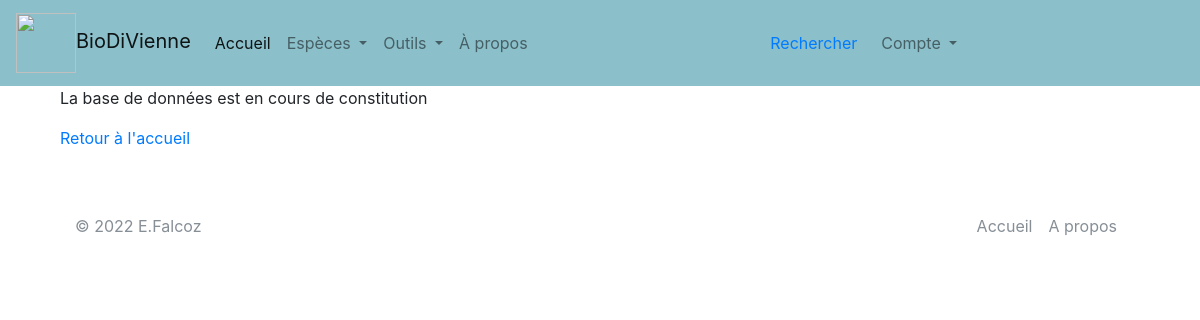
The page /espece/1 on the database as committed earlier.
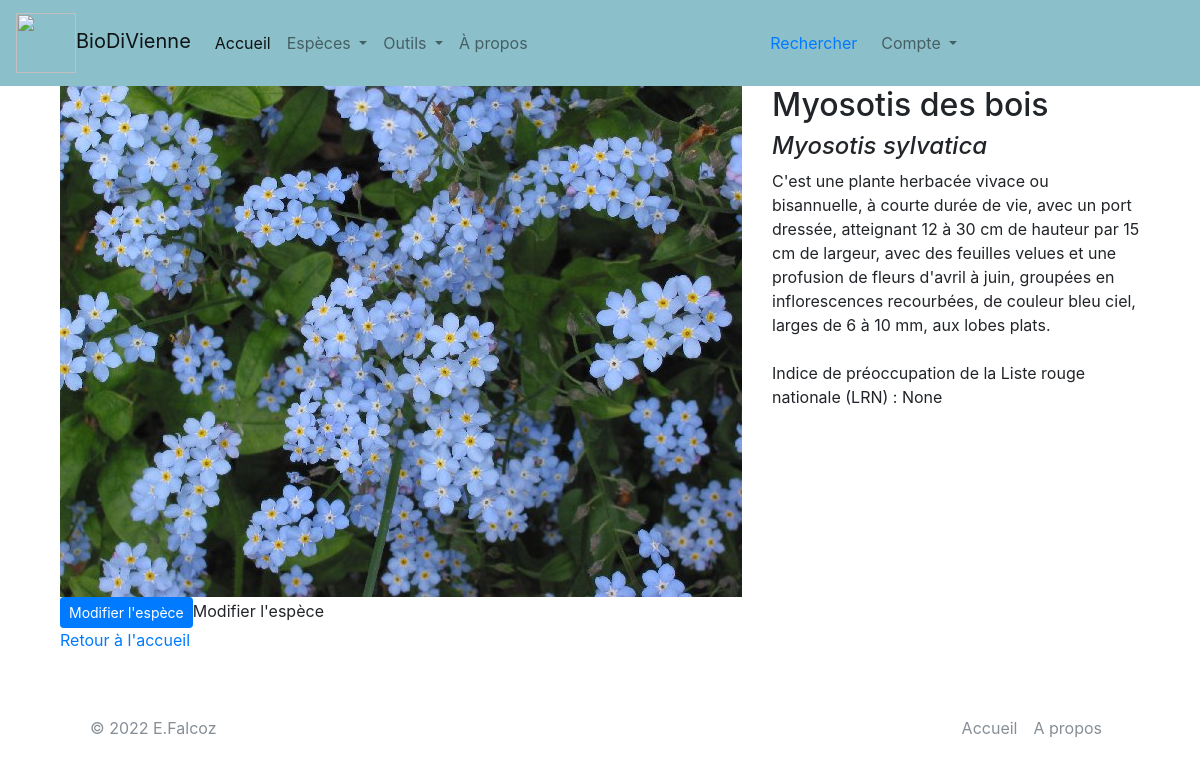
The same page on the database as committed later.
### app17OK.py (models this page shows)
class Espece(db.Model):
    id = db.Column(db.Integer, unique=True, nullable=False, primary_key=True, autoincrement=True)
    fichier = db.Column(db.Text, unique=True, nullable=False)
    regne = db.Column(db.Text, nullable=False) #peut-être faire du booléen 0=vegetal et 1=animal ?
    nom_vernaculaire = db.Column(db.Text)
    nom_latin = db.Column(db.Text)
    description = db.Column(db.Text)
    preoccupation = db.Column(db.Text) #faire liste selon LRN ou LRR avec lettres déroulantes

### app17OK.py (the view)
@app.route("/espece/<int:id>")
def espece(id):
    unique_espece = Espece.query.get(id)
    return render_template("espece.html", espece=unique_espece)

### templates/espece.html
{% extends "conteneur3.html" %}
{% block corps %}
    {% if espece %}
<div>
<div class="row align-items-start">
		<div class="col">
            <img src=/display/{{espece.fichier}} class="img-responsive" href="{{espece.droit_image}}">
		</div>
		<div class="col">
			<h2>{{espece.nom_vernaculaire}}</h2>
            <h4><i>{{espece.nom_latin}}</i></h4>
			<div class="mb-3">
                <label class="form-label">{{espece.description}}</label>
              </div>
            <div class="mb-3">
                <label class="form-label">Indice de préoccupation de la Liste rouge nationale (LRN) : {{espece.preoccupation}}</label>
        </div>
</div>
</div>
    <input type="button" class="btn btn-primary btn-sm" href="#" value="Modifier l'espèce">Modifier l'espèce</input>
    {% else %}
            <div class="row align-items-start">
                <div class="col">
        <p>La base de données est en cours de constitution</p>
                    </div>
            </div>
    {% endif %}
    <p><a href="{{url_for('accueil')}}">Retour à l'accueil</a></p>
{% endblock %}

### templates/conteneur3.html (shortened to what this page needs)
<!DOCTYPE html>
<html lang="fr">
<head>
    <head>
    {% include "partials/css.html" %}
</head>
<body>
    <nav class="navbar navbar-expand-lg navbar-light" style="background-color: #8bbfca;">
        <a class="navbar-brand" href="{{url_for('accueil')}}"> <img class="d-inline-block" src="{{url_for('static', filename='images/pavot.png')}}" width="60" height="60" class="d-inline-block align-text-top"/>BioDiVienne</a>
        <ul class="navbar-nav mr-auto mt-2 mt-lg-0">
          <li class="nav-item active">
            <a class="nav-link" href="{{url_for('accueil')}}">Accueil</a>
          </li>
          <li class="nav-item dropdown nav-item">
            <a class="nav-link dropdown-toggle" href="#" id="EspecesDropdown" role="button" data-toggle="dropdown" aria-haspopup="true" aria-expanded="false">
              Espèces
            </a>
          </li>
            <li class="nav-item">
            <a class="nav-link dropdown-toggle" href="#" id="navbarDropdown" role="button" data-toggle="dropdown" aria-haspopup="true" aria-expanded="false">
              Outils
            </a>
          </li>
            <li class="nav-item">
            <a class="nav-link" href="{{url_for('page_apropos')}}">À propos</a>
          </li>
        </ul>
        <form class="form-inline my-2 my-lg-0" action="{{url_for('recherche')}}" method="GET">
            <a class="nav-link" src="{{url_for('recherche')}}" href="{{url_for('recherche')}}">Rechercher</a>
        </form>
        <ul class="navbar-nav mr-auto">
            <li class="nav-item dropdown nav-item">
            <a class="nav-link dropdown-toggle" href="#" id="CompteDropdown" role="button" data-toggle="dropdown" aria-haspopup="true" aria-expanded="false">
              Compte
            </a>
          </li>
        </ul>
    </nav>
      <div class="container">
    <div class="container">
        <div class="row">
            <div class="col">
            {% block corps %}{% endblock %}
            </div>
        </div>
    </div>
</body>
<div class="container">
  <footer class="d-flex flex-wrap justify-content-between align-items-center py-3 my-4 border-top">
    <p class="col-md-4 mb-0 text-muted">&copy; 2022 E.Falcoz</p>
    <a name="favicon" href="pavot.png" class="col-md-4 d-flex align-items-center justify-content-center mb-3 mb-md-0 me-md-auto link-dark text-decoration-none">
      <svg class="bi me-2" width="40" height="32"><use xlink:href="#bootstrap"/></svg>
    </a>
    <ul class="nav col-md-4 justify-content-end">
      <li class="nav-item"><a href="{{url_for('accueil')}}" class="nav-link px-2 text-muted">Accueil</a></li>
      <li class="nav-item"><a href="{{url_for('page_apropos')}}" class="nav-link px-2 text-muted">A propos</a></li>
    </ul>
  </footer>
</div>
</html>

### templates/partials/css.html (shortened to what this page needs)
<link rel="stylesheet" href="{{ url_for('static', filename='css/bootstrap.css')}}">

Rows that differ between the two databases and show on the page:
added Espece: fichier (picture), nom_vernaculaire "Myosotis des bois", nom_latin "Myosotis sylvatica", description "C'est une plante herbacée vivace ou bisannuelle, à courte durée de vie, avec un port dressée, atteignant 12 à 30 cm de hauteur par 15 cm de largeur, avec des feuilles velues et une profusion de fleurs d'avril à juin, groupées en inflorescences recourbées, de couleur bleu ciel, larges de 6 à 10 mm, aux lobes plats.", preoccupation "None"
Other text that changed with them:
form field value: (not shown) → "Modifier l'espèce"
text no longer shown: "La base de données est en cours de constitution"
text now shown: "Indice de préoccupation de la Liste rouge nationale (LRN) : Modifier l'espèce"
